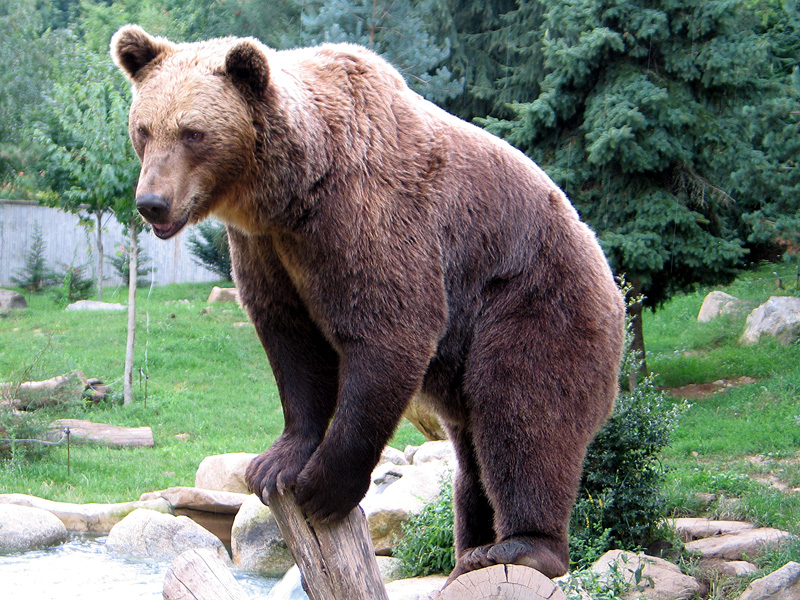
#> input picture images/input.jpg, 800 x 600 px
$ python manipulation.py
#> lines starting #> are read from the running program, lines starting #| are printed output that depends on the picture; after the words box and inside, x2 and y2 are one past the last pixel; in counts of white or black regions, pixels touching at a corner belong together
import cv2
import random

img = cv2.imread('images/input.jpg', cv2.IMREAD_COLOR)
#> img is the input picture: shape (600, 800, 3); mean B, G, R 110.7, 122.5, 112.9

# print(img) -> when reading an image I create a numpy array
# print(type(img)) -> numpy array

# prints the image dimensions (as a 3D numpy array)
print(img.shape)
#| (600, 800, 3)

# in opencv the order is BGR, not RGB.
print(img[0][45:400]) # pixels from 45 to 400, first row
#> (printed output is left out)

# adding random colors to an image
for i in range(100):
    for j in range(img.shape[1]):
        img[i][j] = [random.randint(0, 255), random.randint(0, 255), random.randint(0, 255)]
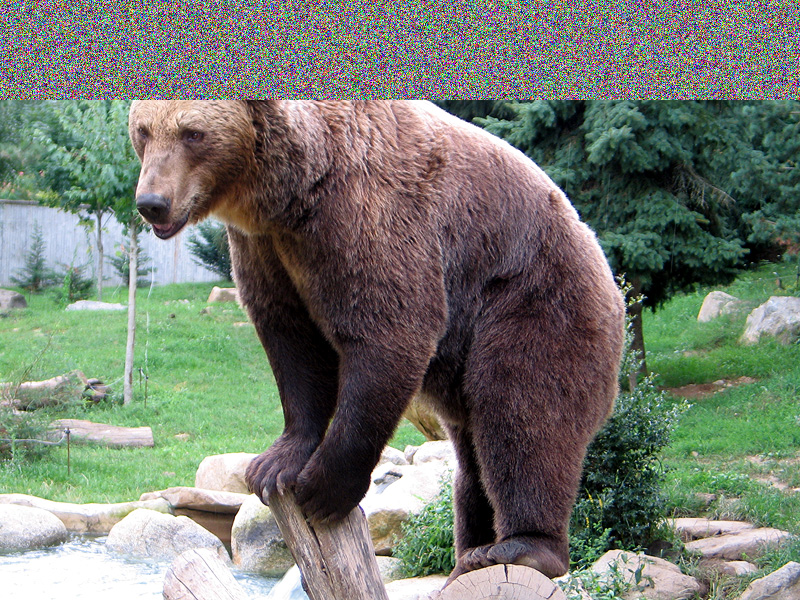
#> img: shape (600, 800, 3); 16.67% of pixels changed, all inside (x1, y1, x2, y2) = (0, 0, 800, 100)

# copy a part of the image to somewhere else
tag = img[300:400, 100:200]
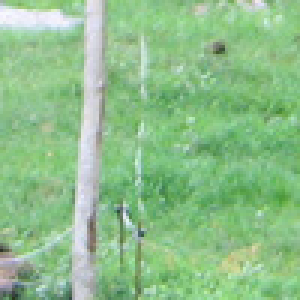
#> tag: shape (100, 100, 3) (shown 3 times larger); mean B, G, R 138.8, 190.9, 142.1
img[100:200, 650:750] = tag
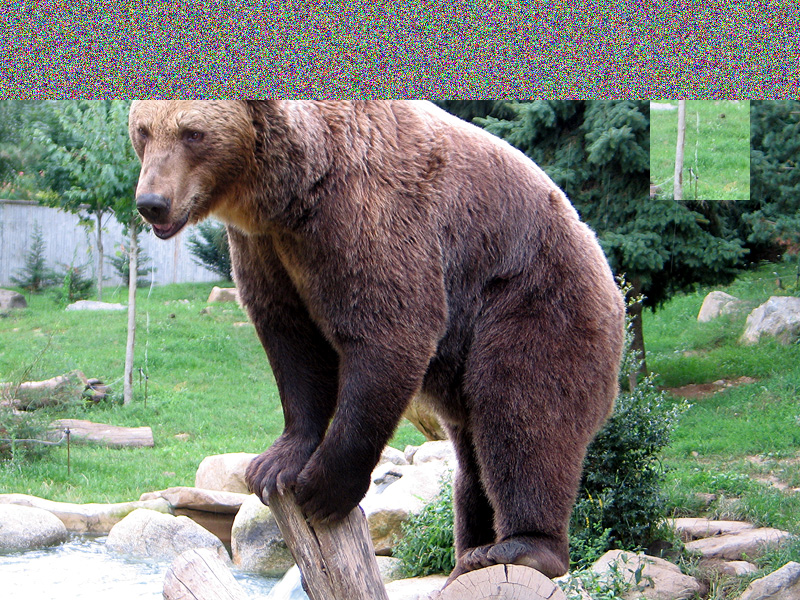
#> img: shape (600, 800, 3); 2.08% of pixels changed, all inside (x1, y1, x2, y2) = (650, 100, 750, 200)


cv2.imshow('Bear', img)
cv2.waitKey(0)
cv2.destroyAllWindows()
